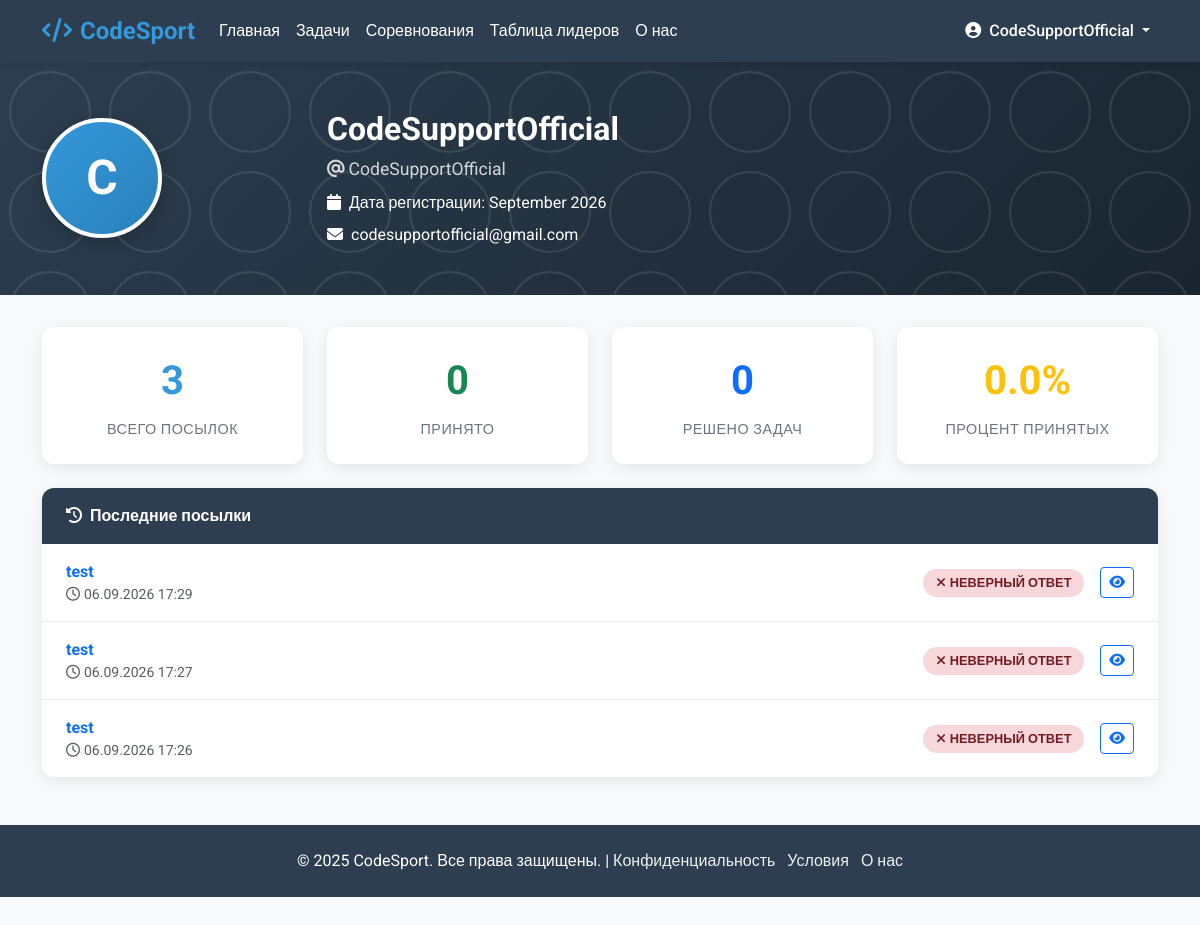
/profile/ (signed in), run on an earlier commit of the app's database.
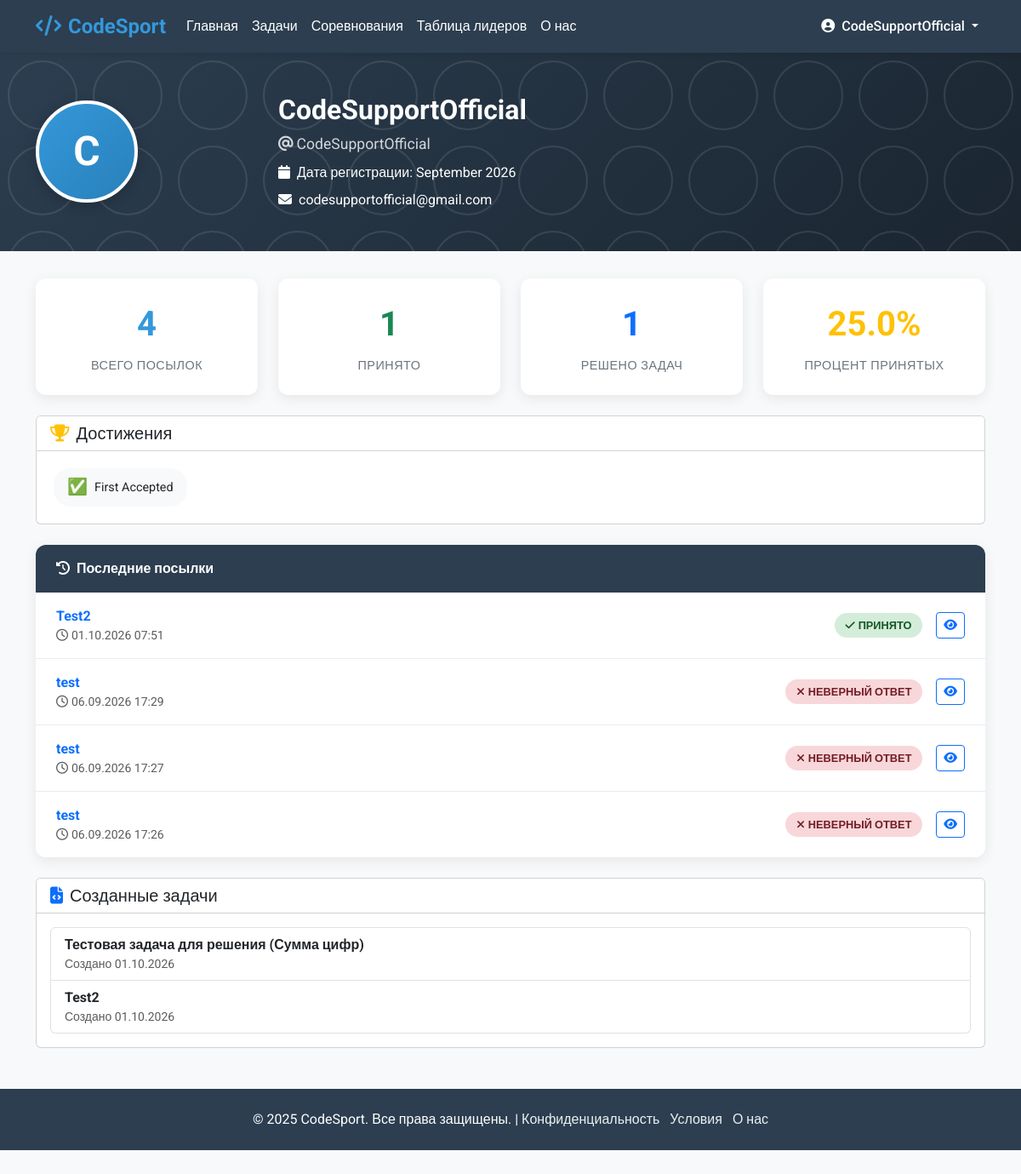
And on a later commit of the database.
### LearnApp/models.py (models this page shows, shortened)
class Submission(models.Model):
    VERDICT_CHOICES = [
        ('accepted', 'Accepted'),
        ('wrong_answer', 'Wrong Answer'),
        ('time_limit_exceeded', 'Time Limit Exceeded'),
        ('runtime_error', 'Runtime Error'),
        ('compilation_error', 'Compilation Error'),
    ]
    LANGUAGE_CHOICES = [
        ('python', 'Python'),
        ('cpp', 'C++'),
        ('java', 'Java'),
    ]
    problem = models.ForeignKey(Problem, on_delete=models.CASCADE)
    user = models.ForeignKey(User, on_delete=models.CASCADE)
    code = models.TextField()
    language = models.CharField(max_length=20, choices=LANGUAGE_CHOICES)
    verdict = models.CharField(max_length=20, choices=VERDICT_CHOICES, blank=True)
    submitted_at = models.DateTimeField(auto_now_add=True)
    execution_time = models.FloatField(null=True, blank=True)
    test_cases_passed = models.IntegerField(default=0)
    total_test_cases = models.IntegerField(default=0)
    class Meta:
        ordering = ['-submitted_at']

class Problem(models.Model):
    DIFFICULTY_CHOICES = [
        ('easy', 'Easy'),
        ('medium', 'Medium'),
        ('hard', 'Hard'),
    ]
    title = models.CharField(max_length=200)
    description = models.TextField()
    author = models.ForeignKey(User, on_delete=models.CASCADE)
    created_at = models.DateTimeField(auto_now_add=True)
    difficulty = models.CharField(max_length=10, choices=DIFFICULTY_CHOICES)
    time_limit = models.IntegerField(default=1, help_text="Time limit in seconds")
    memory_limit = models.IntegerField(default=256, help_text="Memory limit in MB")
    template_code = models.TextField(blank=True, help_text="Initial code template for users")

### LearnApp/views.py (the view)
# urls.py: path('profile/', views.profile, name='profile'),
@login_required
def profile(request, username=None):
    if username:
        profile_user = get_object_or_404(User, username=username)
    else:
        profile_user = request.user
    user_submissions = Submission.objects.filter(user=profile_user).order_by('-submitted_at')
    total_submissions = user_submissions.count()
    accepted_submissions = user_submissions.filter(verdict='accepted').count()
    problems_solved = user_submissions.filter(verdict='accepted').values('problem').distinct().count()
    acceptance_rate = 0
    if total_submissions > 0:
        acceptance_rate = round((accepted_submissions / total_submissions) * 100, 1)
    recent_submissions = user_submissions[:10]
    created_problems = Problem.objects.filter(author=profile_user).order_by('-created_at')[:5]
    achievements = []
    if accepted_submissions >= 1:
        achievements.append({'icon': '✅', 'name': 'First Accepted'})
    if accepted_submissions >= 10:
        achievements.append({'icon': '🏆', 'name': '10 Accepted'})
    if accepted_submissions >= 50:
        achievements.append({'icon': '👑', 'name': '50 Accepted'})
    if problems_solved >= 5:
        achievements.append({'icon': '🎯', 'name': '5 Problems Solved'})
    if problems_solved >= 20:
        achievements.append({'icon': '🚀', 'name': '20 Problems Solved'})
    if total_submissions >= 100:
        achievements.append({'icon': '💪', 'name': '100 Submissions'})
    context = {
        'profile_user': profile_user,
        'total_submissions': total_submissions,
        'accepted_submissions': accepted_submissions,
        'problems_solved': problems_solved,
        'acceptance_rate': acceptance_rate,
        'recent_submissions': recent_submissions,
        'created_problems': created_problems,
        'achievements': achievements,
    }
    return render(request, 'main/profile.html', context)

### templates/main/profile.html (shortened to what the changed rows need)
<!DOCTYPE html>
<html lang="ru">
<head>
    <link href="https://cdn.jsdelivr.net/npm/bootstrap@5.3.0/dist/css/bootstrap.min.css" rel="stylesheet">
    <link rel="stylesheet" href="https://cdnjs.cloudflare.com/ajax/libs/font-awesome/6.4.0/css/all.min.css">
</head>
<body>
    <div class="profile-header">
        <div class="container">
            <div class="row align-items-center">
                <div class="col-md-9 profile-info">
                    <h1 class="profile-name">{{ profile_user.get_full_name|default:profile_user.username }}</h1>
                </div>
            </div>
        </div>
    </div>
    <div class="container">
        <div class="row g-4 mb-4">
            <div class="col-md-3 col-sm-6">
                <div class="stat-card">
                    <div class="stat-number">{{ total_submissions }}</div>
                    <div class="stat-label">Всего посылок</div>
                </div>
            </div>
            <div class="col-md-3 col-sm-6">
                <div class="stat-card">
                    <div class="stat-number text-success">{{ accepted_submissions }}</div>
                    <div class="stat-label">Принято</div>
                </div>
            </div>
            <div class="col-md-3 col-sm-6">
                <div class="stat-card">
                    <div class="stat-number text-primary">{{ problems_solved }}</div>
                    <div class="stat-label">Решено задач</div>
                </div>
            </div>
            <div class="col-md-3 col-sm-6">
                <div class="stat-card">
                    <div class="stat-number text-warning">{{ acceptance_rate }}%</div>
                    <div class="stat-label">Процент принятых</div>
                </div>
            </div>
        </div>
        {% if achievements %}
        <div class="card mb-4">
            <div class="card-header bg-white">
                <h5 class="mb-0"><i class="fas fa-trophy me-2 text-warning"></i>Достижения</h5>
            </div>
            <div class="card-body">
                {% for achievement in achievements %}
                <span class="achievement-badge">
                    <span class="achievement-icon">{{ achievement.icon }}</span>
                    {{ achievement.name }}
                </span>
                {% endfor %}
            </div>
        </div>
        {% endif %}
        <div class="recent-submissions">
            {% if recent_submissions %}
                {% for submission in recent_submissions %}
                <div class="submission-item">
                    <div>
                        <a href="{% url 'problem_detail' submission.problem.id %}" class="text-decoration-none">
                            <strong>{{ submission.problem.title }}</strong>
                        </a>
                        <div class="text-muted small">
                            <i class="far fa-clock me-1"></i>{{ submission.submitted_at|date:"d.m.Y H:i" }}
                        </div>
                    </div>
                    <div class="d-flex align-items-center gap-3">
                        <span class="verdict-badge verdict-{{ submission.verdict }}">
                            {% if submission.verdict == 'accepted' %}
                                <i class="fas fa-check me-1"></i>Принято
                            {% elif submission.verdict == 'wrong_answer' %}
                                <i class="fas fa-times me-1"></i>Неверный ответ
                            {% elif submission.verdict == 'time_limit_exceeded' %}
                                <i class="fas fa-hourglass-half me-1"></i>Превышено время
                            {% elif submission.verdict == 'runtime_error' %}
                                <i class="fas fa-bug me-1"></i>Ошибка выполнения
                            {% elif submission.verdict == 'compilation_error' %}
                                <i class="fas fa-times-circle me-1"></i>Ошибка компиляции
                            {% else %}
                                {{ submission.verdict|title }}
                            {% endif %}
                        </span>
                        <a href="{% url 'submission_result' submission.id %}" class="btn btn-sm btn-outline-primary">
                            <i class="fas fa-eye"></i>
                        </a>
                    </div>
                </div>
                {% endfor %}
            {% else %}
                <div class="text-center py-4 text-muted">
                    <i class="fas fa-inbox mb-2" style="font-size: 2rem;"></i>
                    <p class="mb-0">Пока нет посылок</p>
                </div>
            {% endif %}
        </div>
        {% if created_problems %}
        <div class="card mt-4">
            <div class="card-header bg-white">
                <h5 class="mb-0"><i class="fas fa-file-code me-2 text-primary"></i>Созданные задачи</h5>
            </div>
            <div class="card-body">
                <div class="list-group">
                    {% for problem in created_problems %}
                    <a href="{% url 'problem_detail' problem.id %}" class="list-group-item list-group-item-action d-flex justify-content-between align-items-center">
                        <div>
                            <strong>{{ problem.title }}</strong>
                            <div class="text-muted small">Создано {{ problem.created_at|date:"d.m.Y" }}</div>
                        </div>
                        <span class="badge bg-{{ problem.difficulty }}">
                        </span>
                    </a>
                    {% endfor %}
                </div>
            </div>
        </div>
        {% endif %}
    </div>
</body>
</html>

What changed in the data, as far as the page shows it:
added Submission: problem "Test2", submitted_at "01.10.2026 07:51", verdict "accepted" (drawn)
added Problem: title "Тестовая задача для решения (Сумма цифр)", created_at "01.10.2026"
added Problem: title "Test2", created_at "01.10.2026"
Also different on the page:
{{ total_submissions }}: "3" → "4"
{{ accepted_submissions }}: "0" → "1"
{{ problems_solved }}: "0" → "1"
{{ acceptance_rate }}: "0.0" → "25.0"
text now shown: "Достижения Созданные задачи"
new list line: "✅ First Accepted"
